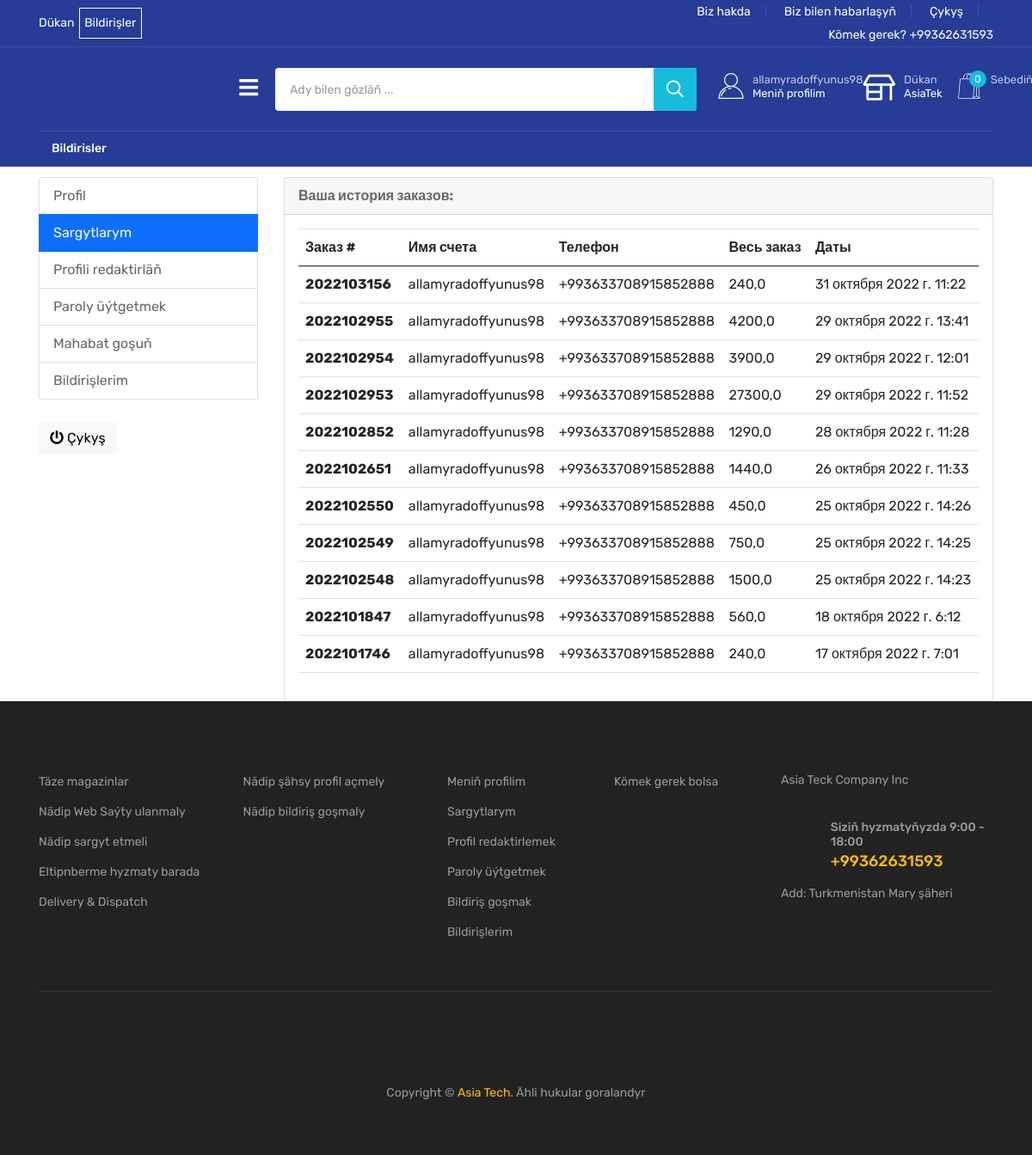
/accounts/my_orders/ (signed in), run on an earlier commit of the app's database.
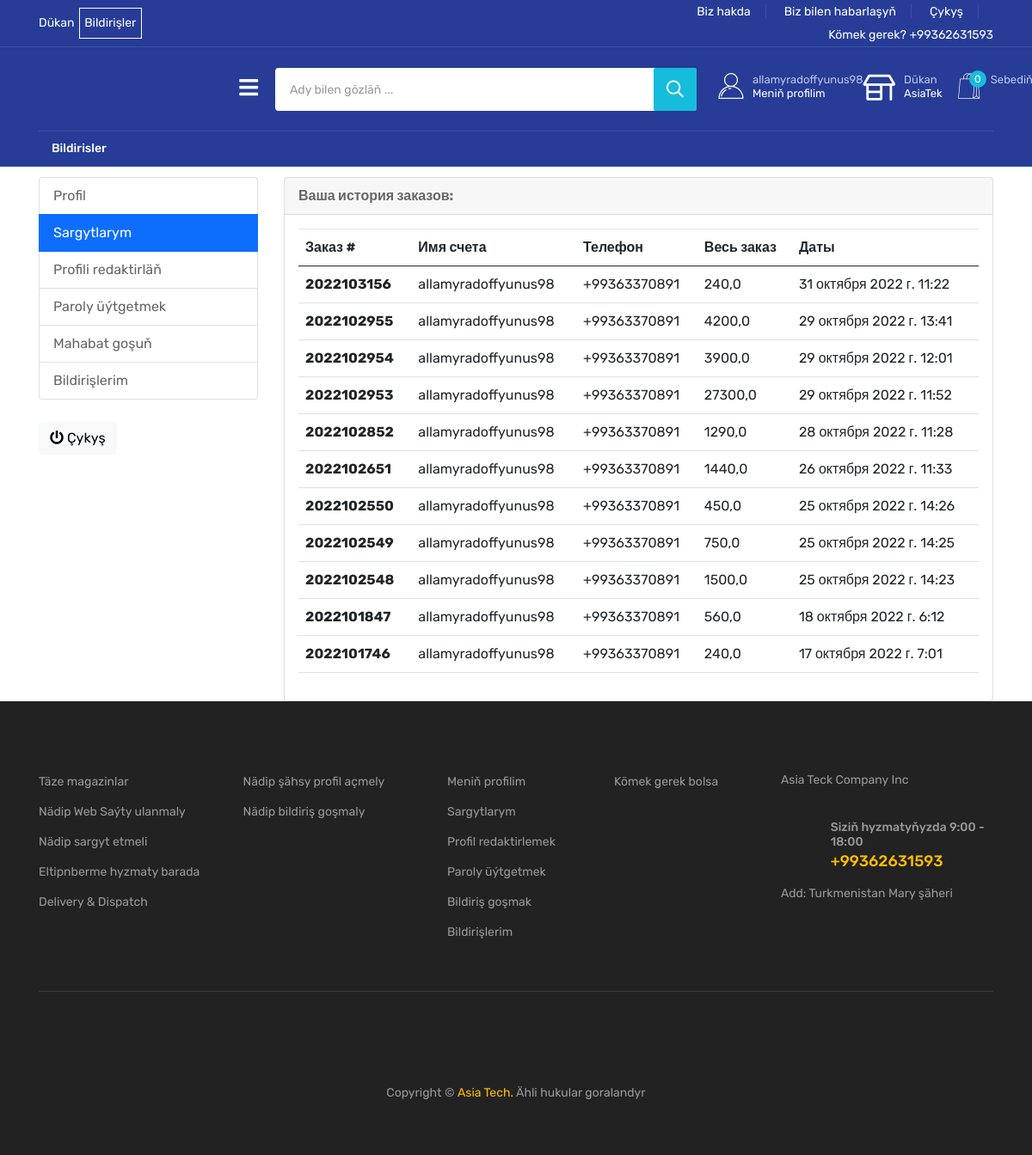
And on a later commit of the database.
### accounts/models.py (models this page shows, shortened)
class Account(AbstractBaseUser):
    first_name = models.CharField(max_length=50)
    last_name = models.CharField(max_length=50)
    username = models.CharField(max_length=50)
    email = models.EmailField(max_length=100, unique=True)
    phone_number = models.CharField(max_length=50, unique=True)
    date_joined = models.DateTimeField(auto_now_add=True)
    last_login = models.DateTimeField(auto_now_add=True)
    is_admin = models.BooleanField(default=False)
    is_staff = models.BooleanField(default=False)
    is_active = models.BooleanField(default=False)
    is_superadmin = models.BooleanField(default=False)
    USERNAME_FIELD = 'phone_number'
    REQUIRED_FIELDS = ['username', 'first_name', 'last_name']
    objects = MyAccountManager()

### accounts/views.py (the view)
# urls.py: path('my_orders/', my_orders, name="my_orders"),
def my_orders(request):
    order = Order.objects.filter(
        user_id=request.user, is_ordered=True).order_by('-created_at')
    context = {
        'order': order
    }
    return render(request, 'accounts/my_orders.html', context)

### carts/context_processors.py (called while the page is built)
def counter(request):
    cart_count = 0
    if 'admin' in request.path:
        return {}
    else:
        try:
            cart = Cart.objects.filter(cart_id=_cart_id(request))
            if request.user.is_authenticated:
                cart_items = CartItem.objects.all().filter(user=request.user)
            else:
                cart_items = CartItem.objects.all().filter(cart=cart[:1])
            for cart_item in cart_items:
                cart_count += cart_item.quantity
        except Cart.DoesNotExist:
            cart_count = 0
    return dict(cart_count=cart_count)

### carts/views.py (called while the page is built)
def _cart_id(request):
    cart = request.session.session_key
    if not cart:
        cart = request.session.create()
    return cart

### templates/accounts/my_orders.html (shortened to what this page needs)
{% extends 'base.html' %}
{% load static %}
{% block content %}
<section class="section-conten padding-y bg" style="margin-top: 1%;">
    <div class="container">
        <div class="row">
            {% include 'include/dashboard_sidebar.html' %}
            <main class="col-md-9">
                <article class="card">
                    <header class="card-header">
                        <strong class="d-inline-block mr-3">Ваша история заказов:</strong>
                    </header>
                    <div class="card-body">
                        <div class="row">
                            <div class="col-md-12">
                               <table class="table table-hover">
                                    <thead>
                                        <tr>
                                            <th scope="col">Заказ #</th>
                                            <th scope="col">Имя счета</th>
                                            <th scope="col">Телефон</th>
                                            <th scope="col">Весь заказ</th>
                                            <th scope="col">Даты</th>
                                        </tr>
                                    </thead>
                                    <tbody>
                                        {% for i in order %}
                                        <tr>
                                            <th scope="row"><a href="{% url 'order_detail' i.id %}">{{i.order_number}}</a> </th>
                                            <td>{{request.user.first_name}}</td>
                                            <td>{{request.user.phone_number}}</td>
                                            <td>{{i.order_total}}</td>
                                            <td>{{i.created_at}}</td>
                                        </tr>
                                        {% endfor %}
                                    </tbody>
                               </table>
                            </div>
                        </div>
                    </div>
        </div>
    </div>
</section>
{% endblock %}

### templates/include/header.html (shortened to what the changed rows need)
{%load static %}
<header class="header d-blue-bg">
    <div class="header-mid">
        <div class="container">
            <div class="heade-mid-inner">
                <div class="row align-items-center">
                    <div class="col-xl-4 col-lg-5 col-md-8 col-sm-8">
                        <div class="header-action">
                            {% if user.id is None %}
                            <div class="block-userlink">
                                <a class="icon-link icon-link-2" href="{% url 'register' %}">
                                    <i class="flaticon-user"></i>
                                    <span class="text">
                                        <span class="sub"> Hoş geldiňiz!</span>
                                    </span>
                                </a>
                            </div>
                            {% else %}
                            <div class="block-userlink">
                                <a class="icon-link icon-link-2" href="{% url 'dashboard' %}">
                                    <i class="flaticon-user"></i>
                                    <span class="text">
                                        <span class="sub">{{user.first_name}} </span>
                                        Meniň profilim </span>
                                </a>
                            </div>
                            {% endif %}
                        </div>
                    </div>
                </div>
            </div>
        </div>
    </div>
</header>

What changed in the data, as far as the page shows it:
changed Account "allamyradoffyunus98": user.phone_number "+993633708915852888" → "+99363370891"
